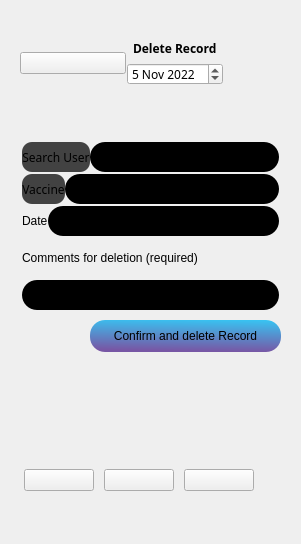
<?xml version="1.0" encoding="UTF-8"?>
<ui version="4.0">
 <class>deleteVaccineRecord</class>
 <widget class="QMainWindow" name="deleteVaccineRecord">
  <property name="geometry">
   <rect>
    <x>0</x>
    <y>0</y>
    <width>301</width>
    <height>544</height>
   </rect>
  </property>
  <property name="windowTitle">
   <string>MainWindow</string>
  </property>
  <widget class="QWidget" name="centralwidget">
   <widget class="QPushButton" name="createRecord">
    <property name="geometry">
     <rect>
      <x>90</x>
      <y>320</y>
      <width>191</width>
      <height>32</height>
     </rect>
    </property>
    <property name="styleSheet">
     <string notr="true">border-radius: 15px;
background-color: qlineargradient(spread:pad, x1:0.9, y1:1, x2:1, y2:0, stop:0 rgb(119, 87, 165), stop:1 rgb(55, 197, 243));</string>
    </property>
    <property name="text">
     <string>Confirm and delete Record</string>
    </property>
   </widget>
   <widget class="QWidget" name="horizontalLayoutWidget">
    <property name="geometry">
     <rect>
      <x>20</x>
      <y>430</y>
      <width>241</width>
      <height>101</height>
     </rect>
    </property>
    <layout class="QHBoxLayout" name="horizontalLayout">
     <item>
      <widget class="QPushButton" name="myRecordsMenu">
       <property name="maximumSize">
        <size>
         <width>70</width>
         <height>16777215</height>
        </size>
       </property>
       <property name="styleSheet">
        <string notr="true">background-color: none;

</string>
       </property>
       <property name="text">
        <string/>
       </property>
       <property name="icon">
        <iconset resource="resources/mycovidrecord.qrc">
         <normaloff>:/images/images/5810431-07 1_Info.png</normaloff>:/images/images/5810431-07 1_Info.png</iconset>
       </property>
       <property name="iconSize">
        <size>
         <width>70</width>
         <height>70</height>
        </size>
       </property>
      </widget>
     </item>
     <item>
      <widget class="QPushButton" name="dashboardMenu">
       <property name="maximumSize">
        <size>
         <width>70</width>
         <height>16777215</height>
        </size>
       </property>
       <property name="styleSheet">
        <string notr="true">background-color: none;

</string>
       </property>
       <property name="text">
        <string/>
       </property>
       <property name="icon">
        <iconset resource="resources/mycovidrecord.qrc">
         <normaloff>:/images/images/5810431-08 1_Home.png</normaloff>:/images/images/5810431-08 1_Home.png</iconset>
       </property>
       <property name="iconSize">
        <size>
         <width>70</width>
         <height>70</height>
        </size>
       </property>
      </widget>
     </item>
     <item>
      <widget class="QPushButton" name="QRcodeMenu">
       <property name="maximumSize">
        <size>
         <width>70</width>
         <height>16777215</height>
        </size>
       </property>
       <property name="styleSheet">
        <string notr="true">background-color: none;

</string>
       </property>
       <property name="text">
        <string/>
       </property>
       <property name="icon">
        <iconset resource="resources/mycovidrecord.qrc">
         <normaloff>:/images/images/5810431-09 1_qrcode.png</normaloff>:/images/images/5810431-09 1_qrcode.png</iconset>
       </property>
       <property name="iconSize">
        <size>
         <width>70</width>
         <height>70</height>
        </size>
       </property>
      </widget>
     </item>
    </layout>
   </widget>
   <widget class="QWidget" name="verticalLayoutWidget_3">
    <property name="geometry">
     <rect>
      <x>20</x>
      <y>140</y>
      <width>261</width>
      <height>185</height>
     </rect>
    </property>
    <layout class="QVBoxLayout" name="verticalLayout_3">
     <property name="spacing">
      <number>0</number>
     </property>
     <property name="leftMargin">
      <number>2</number>
     </property>
     <property name="topMargin">
      <number>0</number>
     </property>
     <property name="rightMargin">
      <number>2</number>
     </property>
     <property name="bottomMargin">
      <number>12</number>
     </property>
     <item>
      <layout class="QHBoxLayout" name="horizontalLayout_6">
       <item>
        <widget class="QPushButton" name="searchUser">
         <property name="sizePolicy">
          <sizepolicy hsizetype="Preferred" vsizetype="Preferred">
           <horstretch>0</horstretch>
           <verstretch>0</verstretch>
          </sizepolicy>
         </property>
         <property name="maximumSize">
          <size>
           <width>16777215</width>
           <height>30</height>
          </size>
         </property>
         <property name="font">
          <font>
           <family>Raleway</family>
          </font>
         </property>
         <property name="styleSheet">
          <string notr="true">border-radius: 10px;
background-color: rgb(66, 66, 66);
</string>
         </property>
         <property name="text">
          <string>Search User</string>
         </property>
        </widget>
       </item>
       <item>
        <widget class="QLineEdit" name="searchUserForm_2">
         <property name="maximumSize">
          <size>
           <width>16777215</width>
           <height>30</height>
          </size>
         </property>
         <property name="styleSheet">
          <string notr="true">border-radius: 15px;
background-color: #000;</string>
         </property>
        </widget>
       </item>
      </layout>
     </item>
     <item>
      <layout class="QHBoxLayout" name="horizontalLayout_5">
       <item>
        <widget class="QPushButton" name="searchUser_2">
         <property name="sizePolicy">
          <sizepolicy hsizetype="Preferred" vsizetype="Preferred">
           <horstretch>0</horstretch>
           <verstretch>0</verstretch>
          </sizepolicy>
         </property>
         <property name="maximumSize">
          <size>
           <width>16777215</width>
           <height>30</height>
          </size>
         </property>
         <property name="font">
          <font>
           <family>Raleway</family>
          </font>
         </property>
         <property name="styleSheet">
          <string notr="true">border-radius: 10px;
background-color: rgb(66, 66, 66);
</string>
         </property>
         <property name="text">
          <string>Vaccine</string>
         </property>
        </widget>
       </item>
       <item>
        <widget class="QLineEdit" name="searchUserForm">
         <property name="maximumSize">
          <size>
           <width>16777215</width>
           <height>30</height>
          </size>
         </property>
         <property name="styleSheet">
          <string notr="true">border-radius: 15px;
background-color: #000;</string>
         </property>
        </widget>
       </item>
      </layout>
     </item>
     <item>
      <layout class="QHBoxLayout" name="horizontalLayout_2">
       <item>
        <layout class="QHBoxLayout" name="horizontalLayout_3">
         <item>
          <widget class="QLabel" name="dateIn">
           <property name="maximumSize">
            <size>
             <width>16777215</width>
             <height>40</height>
            </size>
           </property>
           <property name="styleSheet">
            <string notr="true">background-color: none;</string>
           </property>
           <property name="text">
            <string>Date</string>
           </property>
          </widget>
         </item>
         <item>
          <widget class="QLineEdit" name="inputDateLine">
           <property name="maximumSize">
            <size>
             <width>16777215</width>
             <height>30</height>
            </size>
           </property>
           <property name="styleSheet">
            <string notr="true">border-radius: 15px;
background-color: #000;</string>
           </property>
          </widget>
         </item>
        </layout>
       </item>
      </layout>
     </item>
     <item>
      <layout class="QHBoxLayout" name="horizontalLayout_4">
       <item>
        <widget class="QLabel" name="dateIn_2">
         <property name="maximumSize">
          <size>
           <width>16777215</width>
           <height>40</height>
          </size>
         </property>
         <property name="styleSheet">
          <string notr="true">background-color: none;</string>
         </property>
         <property name="text">
          <string>Comments for deletion (required)</string>
         </property>
        </widget>
       </item>
      </layout>
     </item>
     <item>
      <widget class="QLineEdit" name="inputDateLine_2">
       <property name="maximumSize">
        <size>
         <width>16777215</width>
         <height>30</height>
        </size>
       </property>
       <property name="styleSheet">
        <string notr="true">border-radius: 15px;
background-color: #000;</string>
       </property>
      </widget>
     </item>
    </layout>
   </widget>
   <widget class="QWidget" name="verticalLayoutWidget_2">
    <property name="geometry">
     <rect>
      <x>110</x>
      <y>40</y>
      <width>131</width>
      <height>45</height>
     </rect>
    </property>
    <layout class="QVBoxLayout" name="verticalLayout_2">
     <item alignment="Qt::AlignHCenter">
      <widget class="QLabel" name="formHeader">
       <property name="font">
        <font>
         <family>Raleway</family>
         <bold>true</bold>
        </font>
       </property>
       <property name="styleSheet">
        <string notr="true">background-color: none;
</string>
       </property>
       <property name="text">
        <string>Delete Record</string>
       </property>
      </widget>
     </item>
     <item alignment="Qt::AlignHCenter">
      <widget class="QDateEdit" name="dateEdit">
       <property name="font">
        <font>
         <family>Raleway</family>
        </font>
       </property>
       <property name="whatsThis">
        <string>&lt;html&gt;&lt;head/&gt;&lt;body&gt;&lt;p align=&quot;center&quot;&gt;&lt;br/&gt;&lt;/p&gt;&lt;/body&gt;&lt;/html&gt;</string>
       </property>
       <property name="styleSheet">
        <string notr="true">text-align: center;</string>
       </property>
       <property name="currentSection">
        <enum>QDateTimeEdit::MonthSection</enum>
       </property>
       <property name="date">
        <date>
         <year>2022</year>
         <month>11</month>
         <day>5</day>
        </date>
       </property>
      </widget>
     </item>
    </layout>
   </widget>
   <widget class="QWidget" name="verticalLayoutWidget">
    <property name="geometry">
     <rect>
      <x>20</x>
      <y>20</y>
      <width>106</width>
      <height>86</height>
     </rect>
    </property>
    <layout class="QVBoxLayout" name="verticalLayout">
     <item>
      <widget class="QPushButton" name="accoutnAvatar">
       <property name="styleSheet">
        <string notr="true">background-color: none;

</string>
       </property>
       <property name="text">
        <string/>
       </property>
       <property name="icon">
        <iconset resource="resources/mycovidrecord.qrc">
         <normaloff>:/images/images/5810431-03.png</normaloff>:/images/images/5810431-03.png</iconset>
       </property>
       <property name="iconSize">
        <size>
         <width>70</width>
         <height>70</height>
        </size>
       </property>
      </widget>
     </item>
    </layout>
   </widget>
  </widget>
 </widget>
 <resources>
  <include location="resources/mycovidrecord.qrc"/>
 </resources>
 <connections/>
</ui>
